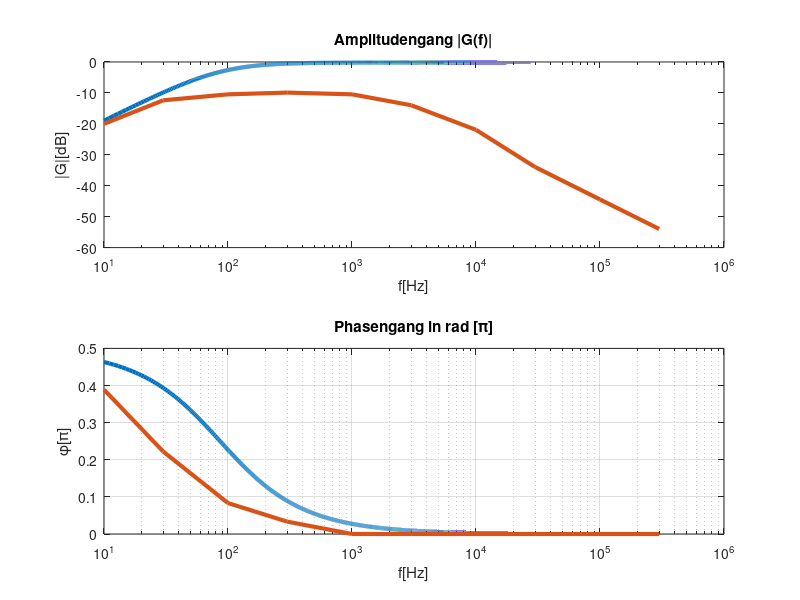

MATLAB code to generate this figure:
clear all; clc; format compact; format short g;
%parameter
%stimmt nicht, vermutlich c1 kaputt, impedanz von c1->unendlich
R=820;
C1=2.2e-6;
C2=47e-9;
dt=1e-1;
f_0=10;
f_E=1e6;
N=1e6;
lw=3;
%Funktionen
g=@(f)(C1/(C1+C2)).*(1i*2*pi*f*R*(C1+C2))./(1+1i*2*pi*f*R*(C1+C2));
% daten
f_data=linspace(f_0,f_E,N);
g_data=g(f_data);
%exp data
f_exp_Data=[10,30,100,300,1000,3000,10000,30000,100000,300000];
second_u_Data_CL=[0.05,0.12,0.15,0.16,0.15,0.1,0.04,0.01,0.003,0.001];
second_phi_Data_CL=[-7/18,-2/9,-1/12,-1/30,0,0,0,0,0,0];
%PLOT
figure(4);
subplot(2,1,1);
semilogx(f_data,20*log(abs(g_data))/log(10),'linewidth',lw);
hold on;
semilogx(f_exp_Data,20*log(second_u_Data_CL*2)/log(10),'linewidth',lw);
hold off;
xlabel('f[Hz]');ylabel('|G|[dB]');title('Amplitudengang |G(f)|')
subplot(2,1,2);
semilogx(f_data,angle(g_data)/pi,'linewidth',lw);
hold on;
semilogx(f_exp_Data,-1*second_phi_Data_CL,'linewidth',lw);
hold off;
xlabel('f[Hz]');
ylabel('\phi[\pi]');
title('Phasengang in rad [\pi]');
grid on;